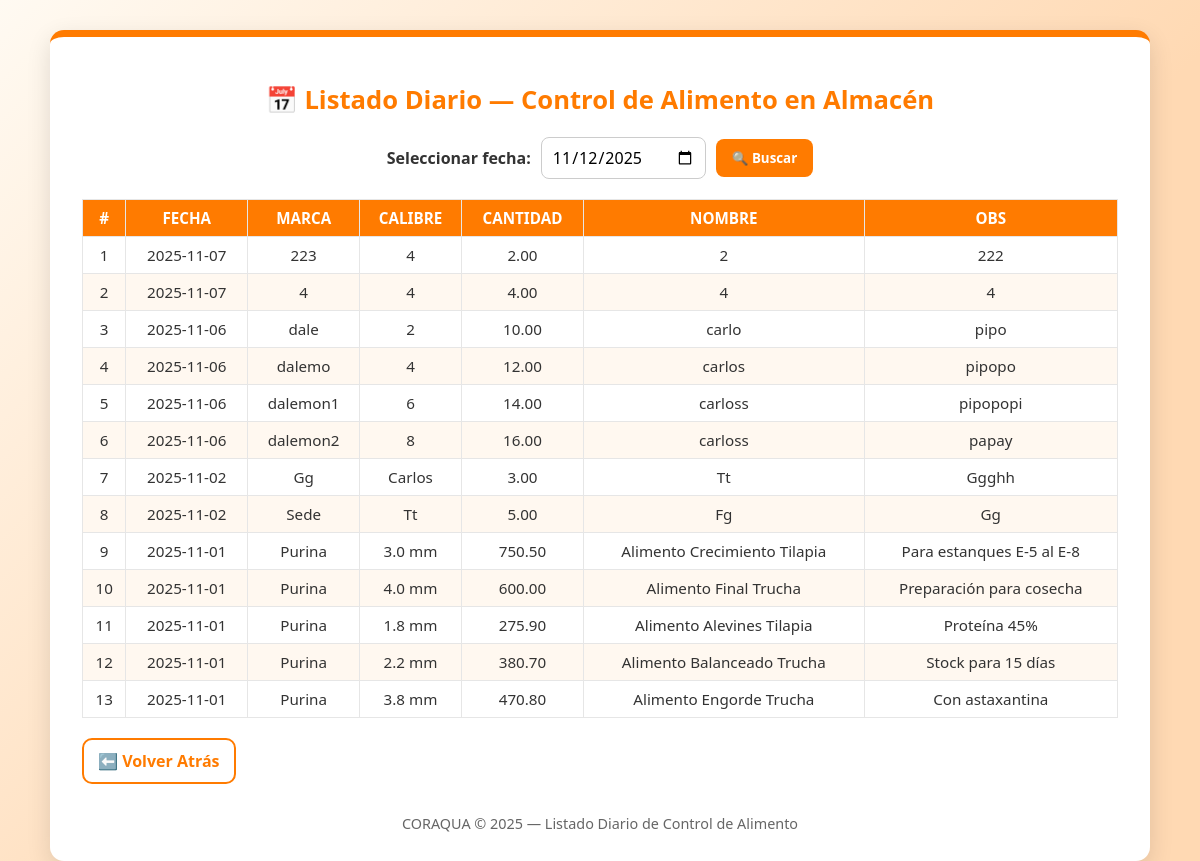
The page /public/Inventario/listarBPA1 on the database its author committed.
### tables this page shows
CREATE TABLE `control_alimento_almacen` (
  `id` int(11) NOT NULL,
  `fecha` date NOT NULL,
  `sede` varchar(100) NOT NULL,
  `encargado` varchar(100) NOT NULL,
  `mes` varchar(20) NOT NULL,
  `marca` varchar(100) NOT NULL,
  `calibre` varchar(50) DEFAULT NULL,
  `cantidad` decimal(10,2) DEFAULT NULL,
  `nombre_alimento` varchar(150) DEFAULT NULL,
  `observaciones` text DEFAULT NULL,
  `estado` varchar(20) DEFAULT 'pendiente',
  `id_usuario` int(11) DEFAULT NULL,
  `fecha_registro` timestamp NOT NULL DEFAULT current_timestamp(),
  `id_sede` int(11) DEFAULT NULL,
  `id_lote` int(11) DEFAULT NULL,
  `id_especie` int(11) DEFAULT NULL,
  `revisado` tinyint(1) DEFAULT 0,
  `fecha_revision` datetime DEFAULT NULL,
  `estado_supervisor` enum('Pendiente','Aprobado','Desaprobado') DEFAULT 'Pendiente'
);

### controllers/InventarioController.php (called while the page is built, shortened)
<?php
class InventarioController {
public function listarBPA1() {
    $database = new Database();
    $conn = $database->getConnection();
    $sql = "SELECT
            id,
            fecha,
            marca,
            calibre,
            cantidad,
            nombre_alimento AS nombre,
            observaciones AS obs
        FROM control_alimento_almacen
        WHERE estado = 'pendiente'
        ORDER BY fecha DESC";
    $stmt = $conn->prepare($sql);
    $stmt->execute();
    $datos = $stmt->fetchAll(PDO::FETCH_ASSOC);
    include "../views/jefeplanta/modulos-jefeplanta/inventario/lista1.php";
}
}
?>

### core/Router.php (called while the page is built, shortened)
<?php
class Router {
    public function handleRequest() {
        $action = isset($_GET['action']) ? $_GET['action'] : 'login';
        $controller = new $controllerClass();
        $controller->$action();
    }
}

### public/index.php (called while the page is built, shortened)
<?php
require_once __DIR__ . '/../core/Router.php';
$router = new Router();
$router->handleRequest();
?>

### views/jefeplanta/modulos-jefeplanta/inventario/lista1.php (the view, shortened to what this page needs)
<?php
$fechaBusqueda = isset($_GET['fecha']) ? $_GET['fecha'] : date('Y-m-d');
?>
<!DOCTYPE html>
<html lang="es">
<head>
</head>
<body>
<div class="container">
  <h1>📅 Listado Diario — Control de Alimento en Almacén</h1>
  <form method="GET" class="search-bar">
    <label for="fecha"><strong>Seleccionar fecha:</strong></label>
    <input type="date" id="fecha" name="fecha" value="<?php echo htmlspecialchars($fechaBusqueda); ?>" required>
    <button type="submit">🔍 Buscar</button>
  </form>
  <table>
    <thead>
      <tr>
        <th>#</th>
        <th>FECHA</th>
        <th>MARCA</th>
        <th>CALIBRE</th>
        <th>CANTIDAD</th>
        <th>NOMBRE</th>
        <th>OBS</th>
      </tr>
    </thead>
    <tbody>
      <?php if (!empty($datos)): ?>
        <?php $i=1; foreach ($datos as $row): ?>
          <tr>
            <td><?php echo $i++; ?></td>
            <td><?php echo htmlspecialchars($row['fecha']); ?></td>
            <td><?php echo htmlspecialchars($row['marca']); ?></td>
            <td><?php echo htmlspecialchars($row['calibre']); ?></td>
            <td><?php echo htmlspecialchars($row['cantidad']); ?></td>
            <td><?php echo htmlspecialchars($row['nombre']); ?></td>
            <td><?php echo htmlspecialchars($row['obs']); ?></td>
          </tr>
        <?php endforeach; ?>
      <?php else: ?>
        <tr><td colspan="7">❌ No hay registros para esta fecha.</td></tr>
      <?php endif; ?>
    </tbody>
  </table>
  <a href="javascript:history.back()" class="back-btn">⬅️ Volver Atrás</a>
  <footer>CORAQUA © 2025 — Listado Diario de Control de Alimento</footer>
</div>
</body>
</html>

### views/jefeplanta/modulos-jefeplanta/inventario/lista1.php (style rules this page uses)
* { box-sizing:border-box;font-family:"Poppins","Segoe UI",sans-serif; }
body { margin:0; background:linear-gradient(135deg,#fffaf2,#ffd9b3 60%); color:#333; padding:30px 16px; min-height:100vh; }
.container { max-width:1100px; margin:auto; background:#fff; border-radius:14px; padding:28px 32px; box-shadow:0 8px 24px rgba(0,0,0,0.12); border-top:7px solid #ff7b00; animation:fadeIn .6s ease; }
h1 { text-align:center;color:#ff7b00;font-size:1.6rem;margin-bottom:20px; }
.search-bar { display:flex;justify-content:center;align-items:center;gap:10px;margin-bottom:20px;flex-wrap:wrap; }
input[type="date"] { padding:8px 10px;border-radius:8px;border:1px solid #ccc;font-size:1rem; }
button { background:#ff7b00;color:#fff;border:none;padding:10px 16px;border-radius:8px; cursor:pointer;font-weight:600;transition:all .2s; }
table { width:100%;border-collapse:collapse;margin-top:20px; }
th,td { border:1px solid #e6e6e6;padding:8px;text-align:center;font-size:0.95rem; }
th { background:#ff7b00;color:#fff; }
tr:nth-child(even) { background:#fff8f0; }
.back-btn { margin-top:20px;display:inline-block;text-decoration:none;background:#fff;color:#ff7b00; border:2px solid #ff7b00;padding:10px 14px;border-radius:10px;font-weight:700; }
footer { text-align:center;margin-top:30px;color:#666;font-size:0.9rem; }

### rows shown on the page
control_alimento_almacen: fecha "2025-11-07", marca "223", calibre "4", cantidad "2.00", nombre_alimento "2", observaciones "222"
control_alimento_almacen: fecha "2025-11-07", marca "4", calibre "4", cantidad "4.00", nombre_alimento "4", observaciones "4"
control_alimento_almacen: fecha "2025-11-06", marca "dale", calibre "2", cantidad "10.00", nombre_alimento "carlo", observaciones "pipo"
control_alimento_almacen: fecha "2025-11-06", marca "dalemo", calibre "4", cantidad "12.00", nombre_alimento "carlos", observaciones "pipopo"
control_alimento_almacen: fecha "2025-11-06", marca "dalemon1", calibre "6", cantidad "14.00", nombre_alimento "carloss", observaciones "pipopopi"
control_alimento_almacen: fecha "2025-11-06", marca "dalemon2", calibre "8", cantidad "16.00", nombre_alimento "carloss", observaciones "papay"
control_alimento_almacen: fecha "2025-11-02", marca "Gg", calibre "Carlos", cantidad "3.00", nombre_alimento "Tt", observaciones "Ggghh"
control_alimento_almacen: fecha "2025-11-02", marca "Sede", calibre "Tt", cantidad "5.00", nombre_alimento "Fg", observaciones "Gg"
control_alimento_almacen: fecha "2025-11-01", marca "Purina", calibre "3.0 mm", cantidad "750.50", nombre_alimento "Alimento Crecimiento Tilapia", observaciones "Para estanques E-5 al E-8"
control_alimento_almacen: fecha "2025-11-01", marca "Purina", calibre "4.0 mm", cantidad "600.00", nombre_alimento "Alimento Final Trucha", observaciones "Preparación para cosecha"
control_alimento_almacen: fecha "2025-11-01", marca "Purina", calibre "1.8 mm", cantidad "275.90", nombre_alimento "Alimento Alevines Tilapia", observaciones "Proteína 45%"
control_alimento_almacen: fecha "2025-11-01", marca "Purina", calibre "2.2 mm", cantidad "380.70", nombre_alimento "Alimento Balanceado Trucha", observaciones "Stock para 15 días"
control_alimento_almacen: fecha "2025-11-01", marca "Purina", calibre "3.8 mm", cantidad "470.80", nombre_alimento "Alimento Engorde Trucha", observaciones "Con astaxantina"
